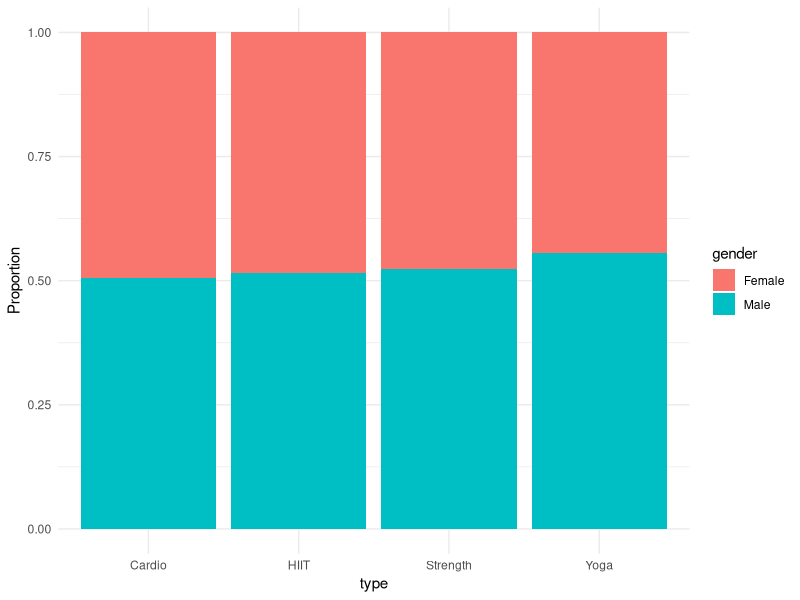
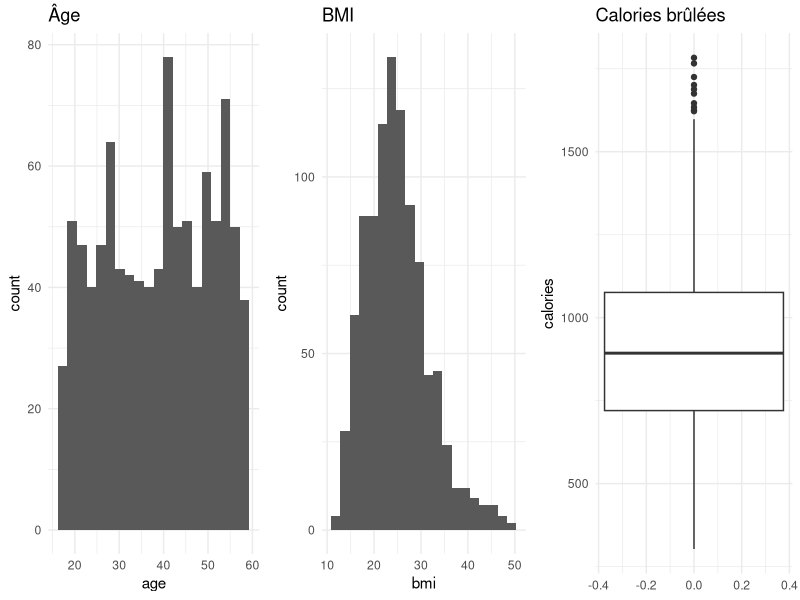
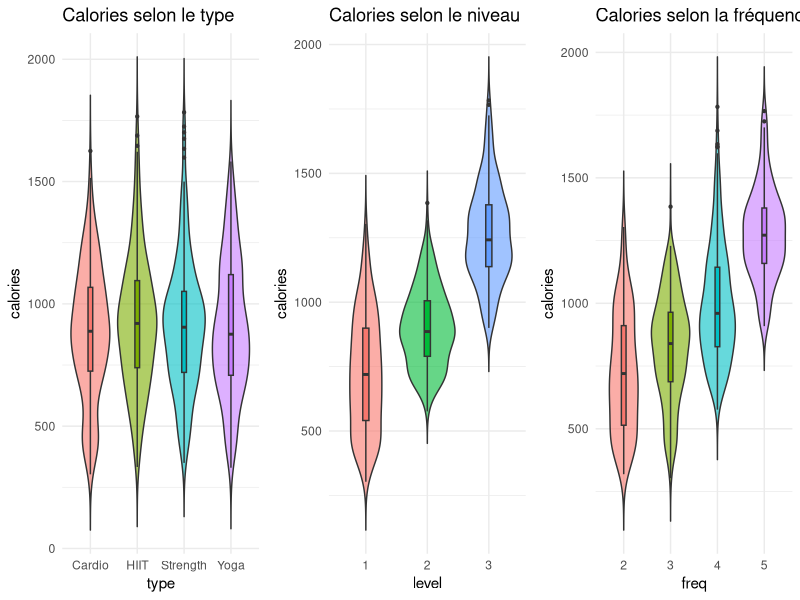
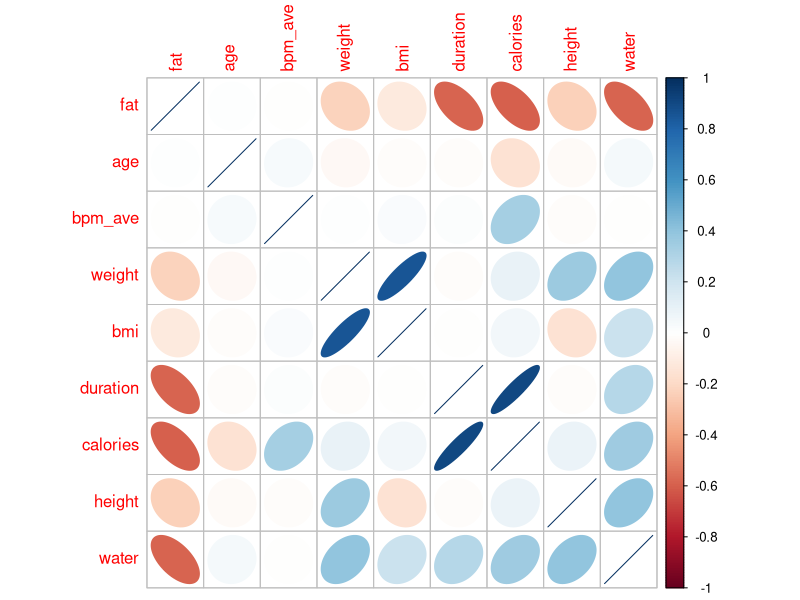

Reproduce these figures in R, in order.
## ---- chunk 1
knitr::opts_chunk$set(
  echo    = FALSE,
  message = FALSE,
  warning = FALSE,
  fig.align = "center",
  fig.width = 5,
  fig.height = 3.5
)
library(corrplot)
library(tidyverse)
library(gridExtra)
library(reshape2)
## ---- chunk 2
data <- read.csv("../DataGym-projet4modIA-2526.csv", sep = " ")

data$gender <- as.factor(data$gender)
data$type   <- as.factor(data$type)
data$level  <- as.factor(data$level)
data$freq  <- as.factor(data$freq)

num_vars <- data %>% select(where(is.numeric))
## ---- chunk 3
knitr::kable(
  head(data, 10),
  caption = "Aperçu des premières lignes du jeu de données",
  booktabs = TRUE
)
## ---- chunk 4
ggplot(data, aes(x = type, fill = gender)) +
  geom_bar(position = "fill") +
  ylab("Proportion") +
  theme_minimal()
## ---- chunk 5
g_age_hist <- ggplot(data, aes(x = age)) +
  geom_histogram(bins = 20) +
  ggtitle("Âge") +
  theme_minimal()

g_bmi_hist <- ggplot(data, aes(x = bmi)) +
  geom_histogram(bins = 20) +
  ggtitle("BMI") +
  theme_minimal()

g_cal_box <- ggplot(data, aes(y = calories)) +
  geom_boxplot() +
  ggtitle("Calories brûlées") +
  theme_minimal()

grid.arrange(g_age_hist, g_bmi_hist, g_cal_box, ncol = 3)
## ---- chunk 6
g_cal_type <- ggplot(data, aes(x = type, y = calories, fill = type)) +
  geom_violin(trim = FALSE, alpha = 0.6) +
  geom_boxplot(width = 0.1, outlier.size = 0.8) +
  theme_minimal() +
  ggtitle("Calories selon le type") +
  theme(legend.position = "none")

g_cal_level <- ggplot(data, aes(x = level, y = calories, fill = level)) +
  geom_violin(trim = FALSE, alpha = 0.6) +
  geom_boxplot(width = 0.1, outlier.size = 0.8) +
  theme_minimal() +
  ggtitle("Calories selon le niveau") +
  theme(legend.position = "none")

g_cal_freq <- ggplot(data, aes(x = freq, y = calories, fill = freq)) +
  geom_violin(trim = FALSE, alpha = 0.6) +
  geom_boxplot(width = 0.1, outlier.size = 0.8) +
  theme_minimal() +
  ggtitle("Calories selon la fréquence") +
  theme(legend.position = "none")


grid.arrange(g_cal_type, g_cal_level, g_cal_freq,  ncol = 3)
## ---- chunk 7
M <- cor(num_vars, use = "pairwise.complete.obs")
corrplot(M, method = "ellipse", order = "hclust")
